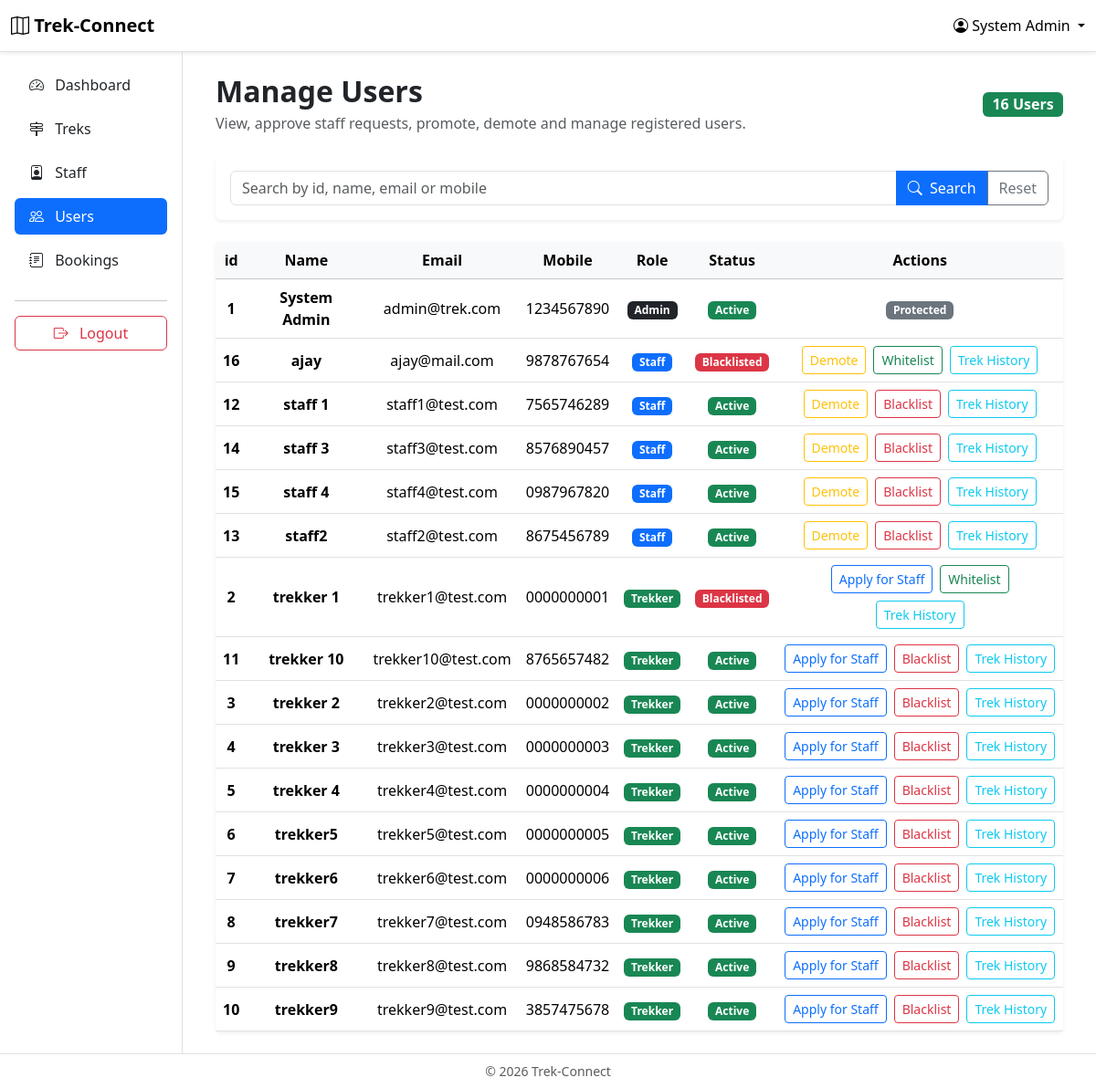
Page /admin/users (signed in) on the committed database.
### app/models.py (models this page shows)
class User(UserMixin, db.Model):
    __tablename__ = "users"
    id = db.Column(db.Integer, primary_key=True)
    name = db.Column(db.String(100), nullable=False)
    email = db.Column(db.String(100), unique=True, nullable=False)
    mobile_number = db.Column(db.String(15), unique=True, nullable=False)
    password_hash = db.Column(db.String(255), nullable=False)
    role = db.Column(db.String(20), nullable=False)
    is_blacklisted = db.Column(db.Boolean, default=False)
    created_at = db.Column(db.DateTime, default=datetime.now)
    bookings = db.relationship("Booking", backref="user", lazy=True)
    staff_profile = db.relationship("StaffProfile", backref="user", uselist=False)
    assigned_treks = db.relationship("Trek", secondary=trek_staff, back_populates="assigned_staff")

### app/routes/admin.py (the view, shortened to what this page needs)
@admin.route("/users")
@login_required
@allowed_roles("ADMIN")
def users():
    search = request.args.get("search", "").strip()
    query = User.query
    users = query.order_by(User.name).all()
    return render_template("admin/users.html", users=users, constants=constants)

### app/__init__.py (called while the page is built)
@login_manager.user_loader
def load_user(user_id):
    user = User.query.get(int(user_id))
    if user and user.is_blacklisted == True:
        return None
    return user

### app/templates/admin/users.html (shortened to what this page needs)
{% extends "base_dashboard.html" %}
{% block sidebar %}
    {% include "components/admin_sidebar.html" %}
{% endblock %}
{% block dashboard_content %}
<div class="container-fluid">
    <div class="d-flex justify-content-between align-items-center mb-4">
        <div>
            <h2 class="fw-bold mb-1">
                Manage Users
            </h2>
            <p class="text-muted mb-0">
                View, approve staff requests, promote, demote and manage registered users.
            </p>
        </div>
        <span class="badge bg-success fs-6">
            {{ users|length }} Users
        </span>
    </div>
    <div class="card shadow-sm border-0 mb-4">
        <div class="card-body">
            <form method="GET">
                <div class="input-group">
                    <input
                        type="text"
                        class="form-control"
                        name="search"
                        placeholder="Search by id, name, email or mobile"
                        value="{{ request.args.get('search','') }}">
                    <button class="btn btn-primary">
                        <i class="bi bi-search me-1"></i>
                        Search
                    </button>
                    <a href="{{ url_for('admin.users') }}" class="btn btn-outline-secondary">
                        Reset
                    </a>
                </div>
            </form>
        </div>
    </div>
    <div class="card shadow-sm border-0">
        <div class="card-body p-0">
            <div class="table-responsive">
                <table class="table table-hover align-middle text-center mb-0">
                    <thead class="table-light">
                        <tr>
                            <th>id</th>
                            <th>Name</th>
                            <th>Email</th>
                            <th>Mobile</th>
                            <th>Role</th>
                            <th>Status</th>
                            <th>Actions</th>
                        </tr>
                    </thead>
                    <tbody>
                    {% for user in users %}
                        <tr>
                            <td class="fw-semibold">
                                {{ user.id}}
                            </td>
                            <td class="fw-semibold">
                                {{ user.name }}
                            </td>
                            <td>
                                {{ user.email }}
                            </td>
                            <td>
                                {{ user.mobile_number }}
                            </td>
                            <td>
                                {% if user.role == "ADMIN" %}
                                    <span class="badge bg-dark">
                                        Admin
                                    </span>
                                {% elif user.role == "STAFF" %}
                                    <span class="badge bg-primary">
                                        Staff
                                    </span>
                                {% elif user.staff_profile and user.staff_profile.approval_status == "Pending" %}
                                    <span class="badge bg-warning text-dark">
                                        Staff Pending
                                    </span>
                                {% else %}
                                    <span class="badge bg-success">
                                        Trekker
                                    </span>
                                {% endif %}
                            </td>
                            <td>
                                {% if user.is_blacklisted %}
                                    <span class="badge bg-danger">
                                        Blacklisted
                                    </span>
                                {% else %}
                                    <span class="badge bg-success">
                                        Active
                                    </span>
                                {% endif %}
                            </td>
                            <td>
                                {% if user.role == "ADMIN" %}
                                    <span class="badge bg-secondary">
                                        Protected
                                    </span>
                                {% else %}
                                    <div class="d-flex justify-content-center flex-wrap gap-2">
                                        {% if user.role == "STAFF" %}
                                            <form
                                                method="POST"
                                                action="{{ url_for('admin.demote_to_user', user_id=user.id) }}">
                                                <button type="submit" class="btn btn-sm btn-outline-warning">
                                                    Demote
                                                </button>
                                            </form>
                                        {% elif user.staff_profile and user.staff_profile.approval_status == "Pending" %}
                                            <button class="btn btn-sm btn-secondary" disabled>
                                                <i class="bi bi-hourglass-split me-1"></i>
                                                Pending
                                            </button>
                                        {% else %}
                                            <form
                                                method="POST"
                                                action="{{ url_for('admin.apply_for_staff', user_id=user.id) }}">
                                                <button type="submit" class="btn btn-sm btn-outline-primary">
                                                    Apply for Staff
                                                </button>
                                            </form>
                                        {% endif %}
                                        {% if user.is_blacklisted %}
                                            <form
                                                method="POST"
                                                action="{{ url_for('admin.whitelist_user', user_id=user.id) }}">
                                                <button type="submit" class="btn btn-sm btn-outline-success">
                                                    Whitelist
                                                </button>
                                            </form>
                                        {% else %}
                                            <form
                                                method="POST"
                                                action="{{ url_for('admin.blacklist_user', user_id=user.id) }}">
                                                <button type="submit" class="btn btn-sm btn-outline-danger">
                                                    Blacklist
                                                </button>
                                            </form>
                                        {% endif %}
                                        <a href="{{ url_for('admin.user_history', user_id=user.id) }}" class="btn btn-sm btn-outline-info">
                                            Trek History
                                        </a>
                                    </div>
                                {% endif %}
                            </td>
                        </tr>
                    {% endfor %}
                    </tbody>
                </table>
            </div>
        </div>
    </div>
</div>
{% endblock %}

### app/templates/base_dashboard.html (shortened to what this page needs)
{% extends "base.html" %}
{% block navbar %}
<nav class="navbar navbar-expand-lg bg-white border-bottom shadow-sm">
    <div class="container-fluid">
        <a class="navbar-brand fw-bold" href="{{ url_for('main.home') }}">
            <i class="bi bi-map"></i> Trek-Connect
        </a>
        <div class="dropdown">
            <a href="#" class="text-black text-decoration-none dropdown-toggle" role="button" data-bs-toggle="dropdown">
                <i class="bi bi-person-circle"></i>
                {{ current_user.name }}
            </a>
                    {% if current_user.role == "ADMIN" %}
                        {% set profile_url = url_for("admin.profile") %}
                    {% elif current_user.role == "STAFF" %}
                        {% set profile_url = url_for("staff.profile") %}
                    {% else %}
                        {% set profile_url = url_for("user.profile") %}
                    {% endif %}
        </div>
    </div>
</nav>
{% endblock %}
{% block content %}
<div class="container-fluid">
    <div class="row">
        <div class="col-md-2 col-lg-2 bg-white border-end min-vh-100 p-0">
            {% block sidebar %}
            {% endblock %}
        </div>
        <div class="col-md-10 col-lg-10 p-4">
            {% block dashboard_content %}
            {% endblock %}
        </div>
    </div>
</div>
{% endblock %}
{% block footer %}
<footer class="border-top bg-white py-2">
    <div class="container-fluid text-center text-muted small">
        &copy; 2026 Trek-Connect
    </div>
</footer>
{% endblock %}

### app/static/css/style.css (style rules this page uses)
html { scroll-behavior: smooth; }

### rows in the picture
User: name "System Admin", id "1", email "admin@trek.com", mobile_number "1234567890", role "Admin", is_blacklisted "Active"
User: id "16", name "ajay", email "ajay@mail.com", mobile_number "9878767654", role "Staff", is_blacklisted "Blacklisted"
User: id "12", name "staff 1", email "staff1@test.com", mobile_number "7565746289", role "Staff", is_blacklisted "Active"
User: id "14", name "staff 3", email "staff3@test.com", mobile_number "8576890457", role "Staff", is_blacklisted "Active"
User: id "15", name "staff 4", email "staff4@test.com", mobile_number "0987967820", role "Staff", is_blacklisted "Active"
User: id "13", name "staff2", email "staff2@test.com", mobile_number "8675456789", role "Staff", is_blacklisted "Active"
User: id "2", name "trekker 1", email "trekker1@test.com", mobile_number "0000000001", role "Trekker", is_blacklisted "Blacklisted"
User: id "11", name "trekker 10", email "trekker10@test.com", mobile_number "8765657482", role "Trekker", is_blacklisted "Active"
User: id "3", name "trekker 2", email "trekker2@test.com", mobile_number "0000000002", role "Trekker", is_blacklisted "Active"
User: id "4", name "trekker 3", email "trekker3@test.com", mobile_number "0000000003", role "Trekker", is_blacklisted "Active"
User: id "5", name "trekker 4", email "trekker4@test.com", mobile_number "0000000004", role "Trekker", is_blacklisted "Active"
User: id "6", name "trekker5", email "trekker5@test.com", mobile_number "0000000005", role "Trekker", is_blacklisted "Active"
User: id "7", name "trekker6", email "trekker6@test.com", mobile_number "0000000006", role "Trekker", is_blacklisted "Active"
User: id "8", name "trekker7", email "trekker7@test.com", mobile_number "0948586783", role "Trekker", is_blacklisted "Active"
User: id "9", name "trekker8", email "trekker8@test.com", mobile_number "9868584732", role "Trekker", is_blacklisted "Active"
User: id "10", name "trekker9", email "trekker9@test.com", mobile_number "3857475678", role "Trekker", is_blacklisted "Active"

### other values in the picture
{{ users|length }} "16"
